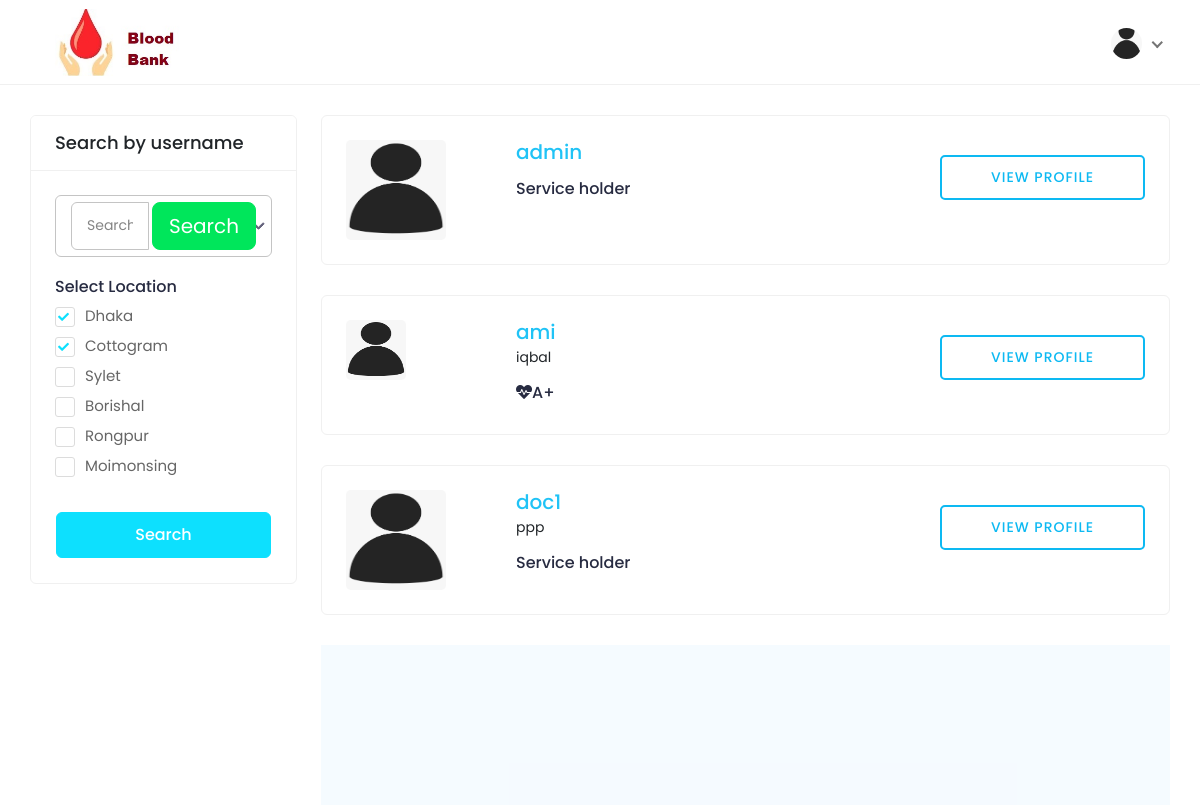
The page /search_all/ (signed in) on the database its author committed.
### AccountApp/models.py (models this page shows, shortened)
class User(AbstractUser):
    is_admin = models.BooleanField('Is admin', default=False)
    is_patient = models.BooleanField('Is patient', default=False)
    is_Org = models.BooleanField('Is Org', default=False)

class UserProPic(models.Model):
    user = models.OneToOneField(User, on_delete=models.CASCADE, related_name='user_profile')
    proPic = models.ImageField(upload_to='user_profile_pic', blank=True, null=True)

class PatientInfo(models.Model):
    user = models.OneToOneField(User, on_delete=models.CASCADE, related_name='patient_info')
    date_of_birth= models.DateField(blank=True, null=True)
    blood_group =models.CharField( max_length=5, choices=BloodGroup)
    Gender = models.CharField(choices=gander, max_length=24)
    weight = models.CharField( max_length=24,blank=True, null=True)
    height = models.CharField( max_length=24,blank=True, null=True)
    phone_no = models.CharField(max_length=20, blank=True, null=True)
    locations = models.CharField(max_length=300, blank=True, null=True)
    website = models.URLField(blank=True, null=True)
    fb = models.URLField(blank=True, null=True)
    tw = models.URLField(blank=True, null=True)
    instra = models.URLField(blank=True, null=True)
    pres_address = models.CharField(max_length=264, blank=True, null=True)
    parmanent_address = models.CharField(max_length=264, blank=True, null=True)
    bio = models.TextField(blank=True, null=True)

### AccountApp/views.py (the view)
# urls.py: path('search_all/', views.search_all, name='search'),
@login_required
def search_all(request):
    user_list = User.objects.order_by('username')
    if request.method == "GET":
        Search = request.GET.get('Search', '')
        results = User.objects.filter(username__icontains=Search)
    return render(request, 'search.html', context={'results': results, 'Search': Search,'user_list':user_list})

### template/search.html (shortened to what this page needs)
<!DOCTYPE html>
{% extends 'Profile/base.html' %}
{% load static %}
{% block body_block %}
<div class="content">
<div class="container-fluid">
<div class="row">
<div class="col-md-12 col-lg-4 col-xl-3 theiaStickySidebar">
<div class="card search-filter">
<div class="card-header">
<h4 class="card-title mb-0">Search by username</h4>
</div>
<div class="card-body">
<div class="filter-widget">
<div>
<form class="form-control datetimepicker" method="GET">
<div class="input-group">
<input type="text" class="form-control" name="Search" placeholder="Search by user name">
<div class="input-group-btn">
<button class="btn btn-success btn-lg" type="submit">Search</button>
</div>
</div>
</form>
</div>
</div>
<div class="filter-widget">
<h4>Select Location</h4>
<div>
<label class="custom_check">
<span class="checkmark"></span> Dhaka
</label>
</div>
<div>
<label class="custom_check">
<span class="checkmark"></span> Cottogram
</label>
</div>
<div>
<label class="custom_check">
<span class="checkmark"></span> Sylet
</label>
</div>
<div>
<label class="custom_check">
<span class="checkmark"></span> Borishal
</label>
</div>
<div>
<label class="custom_check">
<span class="checkmark"></span> Rongpur
</label>
</div>
<div>
<label class="custom_check">
<span class="checkmark"></span> Moimonsing
</label>
</div>
</div>
<div class="btn-search">
<button type="button" class="btn w-100">Search</button>
</div>
</div>
</div>
</div>
<div class="col-md-12 col-lg-8 col-xl-9">
{% if Search %}
{% for result in results %}
<div class="card">
<div class="card-body">
<div class="doctor-widget">
<div class="doc-info-left">
<div class="doctor-img">
<a href="{% url 'Accountapp:view_all_profile' username=result.username %}">
{% if result.user_profile.proPic %}
<img src="/media/{{result.user_profile.proPic}}" width="60px" height="60px" >
{% else %}
<img src="/media/avater.png" width="100px" height="100px" >
{% endif %}
</a>
</div>
<div class="doc-info-cont">
<h4 class="doc-name"><a href="#">{{result.username}}</a></h4>
<p class="doc-speciality">{{result.first_name}} {{result.lastst_name}}</p>
{% if result.is_patient %}
<h5 class="doc-department"><i class="fa fa-heartbeat"></i>{{result.patient_info.blood_group}}</h5>
{% else %}
<h5 class="doc-department">Service holder</h5>
{% endif %}
</div>
</div>
<div class="doc-info-right">
<div class="clini-infos">
</div>
<div class="clinic-booking">
<a class="view-pro-btn" href="{% url 'Accountapp:view_all_profile' username=result.username %}">View Profile</a>
</div>
</div>
</div>
</div>
</div>
{% endfor %}
{% else %}
{% for user_list in user_list %}
<div class="card">
<div class="card-body">
<div class="doctor-widget">
<div class="doc-info-left">
<div class="doctor-img">
<a href="{% url 'Accountapp:view_all_profile' username=user_list.username %}">
{% if user_list.user_profile.proPic %}
<img src="/media/{{user_list.user_profile.proPic}}" width="60px" height="60px" >
{% else %}
<img src="/media/avater.png" width="100px" height="100px" >
{% endif %}
</a>
</div>
<div class="doc-info-cont">
<h4 class="doc-name"><a href="#">{{user_list.username}}</a></h4>
<p class="doc-speciality">{{user_list.first_name}} {{user_list.lastst_name}}</p>
{% if user_list.is_patient %}
<h5 class="doc-department"><i class="fa fa-heartbeat"></i>{{user_list.patient_info.blood_group}}</h5>
{% else %}
<h5 class="doc-department">Service holder</h5>
{% endif %}
</div>
</div>
<div class="doc-info-right">
<div class="clinic-booking">
<a class="view-pro-btn" href="{% url 'Accountapp:view_all_profile' username=user_list.username %}">View Profile</a>
</div>
</div>
</div>
</div>
</div>
{% endfor %}
 {% endif %}
{% endblock %}

### template/Profile/base.html (shortened to what this page needs)
<!DOCTYPE html>
{% load static %}
<html lang="en">
<head>
<link rel="stylesheet" href="{% static '' %}assets/css/bootstrap.min.css">
<link rel="stylesheet" href="{% static '' %}assets/plugins/fontawesome/css/fontawesome.min.css">
<link rel="stylesheet" href="{% static '' %}assets/plugins/fontawesome/css/all.min.css">
<link rel="stylesheet" href="{% static '' %}assets/css/feather.css">
<link rel="stylesheet" href="{% static '' %}assets/plugins/select2/css/select2.min.css">
<link rel="stylesheet" href="{% static '' %}assets/css/owl.carousel.min.css">
<link rel="stylesheet" href="{% static '' %}assets/plugins/apex/apexcharts.css">
<link rel="stylesheet" href="{% static '' %}assets/css/style.css">
</head>
<body>
<div class="main-wrapper">
<header class="header">
<nav class="navbar navbar-expand-lg header-nav">
<div class="navbar-header">
<a href="#" class="navbar-brand logo">
<img src="{% static '' %}assets/img2/icon1.jpg" class="img-fluid" alt="Logo">
</a>
</div>
<ul class="nav header-navbar-rht">
<li class="nav-item dropdown has-arrow logged-item">
<a href="#" class="dropdown-toggle nav-link" data-bs-toggle="dropdown">
<span class="user-img">
    {% if user.user_profile.proPic %}
    <img src="/media/{{user.user_profile.proPic}}"  class="rounded-circle" width="41">
    {% else %}
    <img src="/media/avater.png" class="rounded-circle" width="31" >
    {% endif %}
</span>
</a>
</li>
</ul>
</nav>
</header>
{% block body_block %}
{% endblock %}
<section class="home-fifteen-footer">
</section>
</body>
</html>

### rows shown on the page
User: user_profile.proPic (picture), username "ami", first_name "iqbal", patient_info.blood_group "A+"
User: username "admin", is_patient "Service holder"
User: username "doc1", first_name "ppp", is_patient "Service holder"
